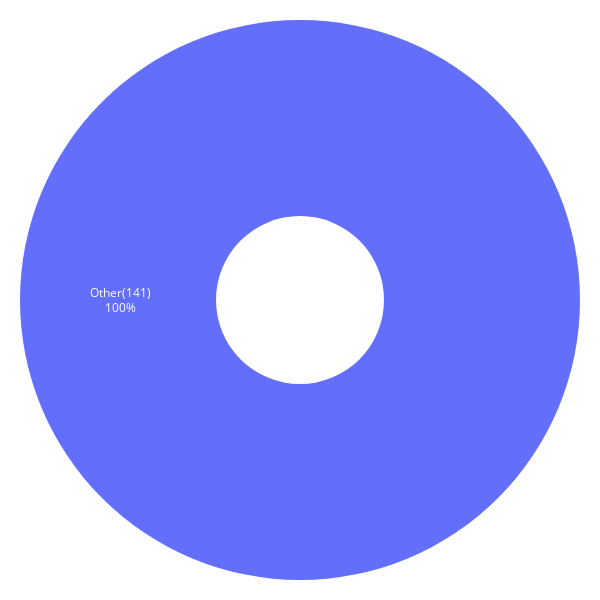

This figure's notebook cell:
### Code cell
importlib.reload(mpt_utils)

weights_12m, mu_12m, S_12m, weights_all_12m = mpt_utils.portfolio_and_plot(df_to_evaluate_12m, df, plot_threshold=0.015)

### Figure 1 — Plotly figure (JSON) as saved in the notebook; plotly's stock layout.template omitted (floating-point values rounded to 4 significant figures)
{"data": [{"hole": 0.3, "insidetextorientation": "radial", "labels": ["Other(141)"], "textinfo": "label+percent", "textposition": "inside", "values": [0.2688], "type": "pie"}], "layout": {"margin": {"l": 20, "r": 20, "t": 20, "b": 20}, "font": {"color": "black"}, "height": 600, "width": 600, "paper_bgcolor": "white", "plot_bgcolor": "white", "showlegend": false}}
